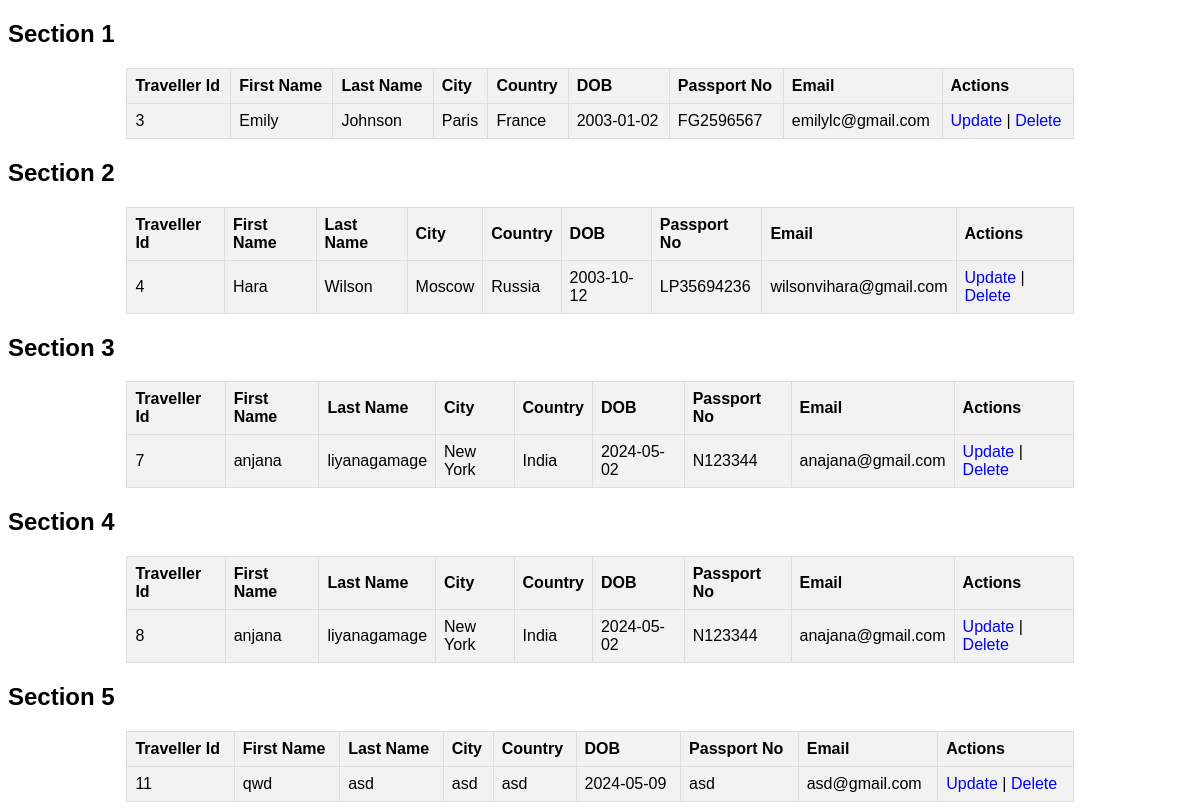
The app's page /read.php with its own data.
### tables this page shows
CREATE TABLE `traveller_data` (
  `Traveller_Id` int(15) NOT NULL,
  `F_Name` varchar(20) DEFAULT NULL,
  `L_Name` varchar(20) DEFAULT NULL,
  `City` varchar(20) DEFAULT NULL,
  `Country` varchar(20) DEFAULT NULL,
  `DOB` date DEFAULT NULL,
  `Passport_No` varchar(20) NOT NULL,
  `e_mail` varchar(50) NOT NULL
);

### read.php (the view, shortened to what this page needs)
<?php
    require 'config.php';
?>
<!DOCTYPE html>
<html lang="en">
<head>
</head>
<body>
<?php
    $sql = "SELECT Traveller_Id, F_Name, L_Name, City, Country, DOB, Passport_No, e_mail FROM Traveller_data";
    $result = $con->query($sql);
    if ($result->num_rows > 0) {
        $count = 0;
        while($row = $result->fetch_assoc()) {
            if ($count != 0) {
                echo "</table>";
            }
            echo "<h2>Section " . ($count + 1) . "</h2>";
            echo "<table>";
            echo "<tr><th>Traveller Id</th><th>First Name</th><th>Last Name</th><th>City</th><th>Country</th><th>DOB</th><th>Passport No</th><th>Email</th><th>Actions</th></tr>";
            echo "<tr>";
            echo "<td>".$row["Traveller_Id"]."</td>".
                 "<td>".$row["F_Name"]."</td>".
                 "<td>".$row["L_Name"]."</td>".
                 "<td>".$row["City"]."</td>".
                 "<td>".$row["Country"]."</td>".
                 "<td>".$row["DOB"]."</td>".
                 "<td>".$row["Passport_No"]."</td>".
                 "<td>".$row["e_mail"]."</td>";
            echo "<td><a href='updateForm.php?id=".$row["Traveller_Id"]."'>Update</a> | <a href='deleteForm.php?id=".$row["Traveller_Id"]."'>Delete</a></td>";
            echo "</tr>";
            $count++;
        }
        echo "</table>";
    } else {
        echo "No Results";
    }
?>
</body>
</html>

### read.php (style rules this page uses)
body { background-image: url('background_image.jpg'); background-size: cover; background-repeat: no-repeat; font-family: Arial, sans-serif; }
table { margin: 0 auto; border-collapse: collapse; width: 80%; }
th, td { border: 1px solid #ddd; padding: 8px; text-align: left; }
th { background-color: #f2f2f2; }
tr:nth-child(even) { background-color: #f2f2f2; }
a { text-decoration: none; color: blue; }

### records on screen
traveller_data: Traveller_Id "3", F_Name "Emily", L_Name "Johnson", City "Paris", Country "France", DOB "2003-01-02", Passport_No "FG2596567", e_mail "emilylc@gmail.com"
traveller_data: Traveller_Id "4", F_Name "Hara", L_Name "Wilson", City "Moscow", Country "Russia", DOB "2003-10-12", Passport_No "LP35694236", e_mail "wilsonvihara@gmail.com"
traveller_data: Traveller_Id "7", F_Name "anjana", L_Name "liyanagamage", City "New York", Country "India", DOB "2024-05-02", Passport_No "N123344", e_mail "anajana@gmail.com"
traveller_data: Traveller_Id "8", F_Name "anjana", L_Name "liyanagamage", City "New York", Country "India", DOB "2024-05-02", Passport_No "N123344", e_mail "anajana@gmail.com"
traveller_data: Traveller_Id "11", F_Name "qwd", L_Name "asd", City "asd", Country "asd", DOB "2024-05-09", Passport_No "asd", e_mail "asd@gmail.com"
